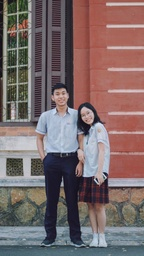
#> input picture image.jpg, 144 x 256 px, shrunk from 1152 x 2048 before the run
$ python main.py
#> lines starting #> are read from the running program, lines starting #| are printed output that depends on the picture
import cv2
import numpy as np
import os
from scipy.spatial import Delaunay
import matplotlib.pyplot as plt
from PIL import Image, ImageDraw


directory = "D:\VScode\Python\ML\Delaunay triangulation"
out_path = "D:\VScode\Python\ML\Delaunay triangulation\sub_image\img{}.jpg"
os.chdir(directory)

image_name = "image.jpg"

color_image = cv2.imread(image_name)
#> color_image is the input picture: shape (256, 144, 3); mean B, G, R 105.4, 105.5, 123.4
image = cv2.imread(image_name, 0)
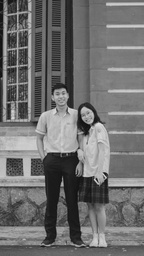
#> image: shape (256, 144); min 11, max 225, mean 110.8
gaussian_image = cv2.GaussianBlur(image, (5, 5), 1000)
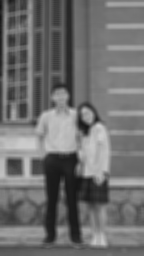
#> gaussian_image: shape (256, 144); min 19, max 206, mean 110.8
_, thresh = cv2.threshold(gaussian_image, 8, 255, cv2.THRESH_BINARY)
#> thresh: shape (256, 144); every value is 255
# cv2.imshow("Image", thresh)
# cv2.waitKey(0)
# cv2.destroyAllWindows()
height, width = gaussian_image.shape
#> height = 256; width = 144

def generator(div):
    div_val = div
    points = []
    # for row in range(2, int(height/5)-2):
    #     for col in range(2, int(width/5)-2):
    #         row_index, col_index = row*5, col*5
    #         if abs(gaussian_image[row_index][col_index]-gaussian_image[row_index+5][col_index]) > 20 \
    #                 or abs(gaussian_image[row_index][col_index]-gaussian_image[row_index-5][col_index]) > 20 \
    #                 or abs(gaussian_image[row_index][col_index]-gaussian_image[row_index][col_index+5]) > 20 \
    #                 or abs(gaussian_image[row_index][col_index]-gaussian_image[row_index][col_index-5]) > 20 \
    #                 or abs(gaussian_image[row_index][col_index]-gaussian_image[row_index+5][col_index-5]) > 20 \
    #                 or abs(gaussian_image[row_index][col_index]-gaussian_image[row_index-5][col_index-5]) > 20 \
    #                 or abs(gaussian_image[row_index][col_index]-gaussian_image[row_index+5][col_index+5]) > 20 \
    #                 or abs(gaussian_image[row_index][col_index]-gaussian_image[row_index-5][col_index+5]) > 20:
    #             points.append([row_index, col_index])


    for i in range(0, int(width/div_val)):
        for j in range(0, int(height/div_val)):
            col = i*div_val
            row = j*div_val
            if thresh[row][col] == 255:
                points.append([row,col])

    points = np.array(points)
    # print(points)
#> (the run stopped early here; a loop or call above may not have finished)
